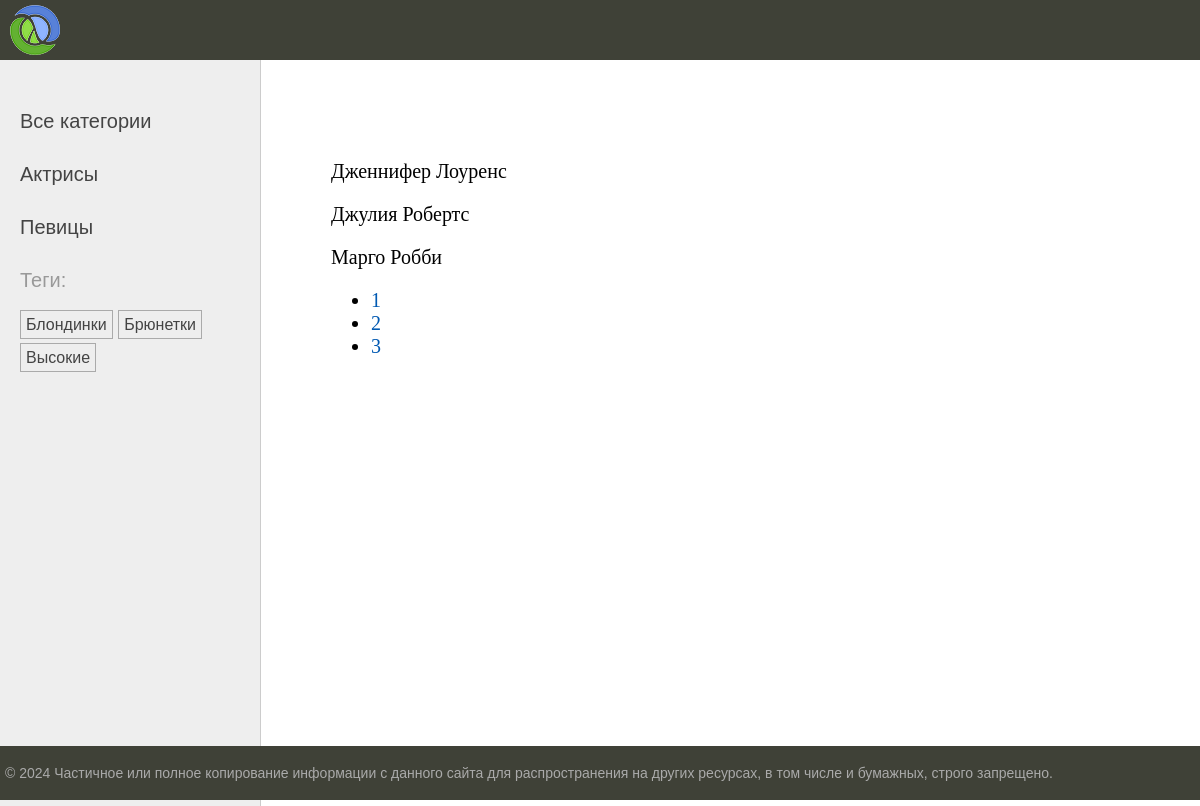
/about/?page=2, run on the app's committed database.
### women/models.py (models this page shows, shortened)
class Category(models.Model):
    name = models.CharField(max_length=100, db_index=True)
    slug = models.SlugField(max_length=255, unique=True)
    def get_absolute_url(self):
        return reverse("category", kwargs={"cat_slug": self.slug})
    class Meta:
        verbose_name = "Категория"
        verbose_name_plural = "Категории"
        db_table = 'category'

class TagPost(models.Model):
    tag = models.CharField(max_length=255, db_index=True)
    slug = models.SlugField(max_length=255, unique=True)
    def get_absolute_url(self):
        return reverse("tag", kwargs={"tag_slug": self.slug})
    class Meta:
        db_table = 'tag_post'

class Women(models.Model):
    class Status(models.IntegerChoices):
        DRAFT = 0, "Черновик"
        PUBLISHED = 1, "Опубликовано"
    title = models.CharField(max_length=255, verbose_name="Заголовок")
    slug = AutoSlugField(populate_from="title", slugify_function=slugify, verbose_name="Slug")
    content = models.TextField(blank=True, verbose_name="Текст статьи")
    time_create = models.DateTimeField(auto_now_add=True, verbose_name="Дата создания")
    time_update = models.DateTimeField(auto_now=True, verbose_name="Дата обновления")
    is_published = models.IntegerField(default=Status.DRAFT, choices=Status, verbose_name="Статус")
    cat = models.ForeignKey("Category", on_delete=models.PROTECT, related_name="posts", verbose_name="Категория")
    tags = models.ManyToManyField("TagPost", related_name="women", blank=True, verbose_name="Теги")
    husband = models.OneToOneField("Husband", on_delete=models.SET_NULL, null=True, blank=True, related_name="wife", verbose_name="Муж")
    photo = models.ImageField(upload_to="photos/%Y/%m/%d", default=None, blank=True, null=True, verbose_name="Фото")
    objects = models.Manager()
    published = PublishedManager()
    class Meta:
        verbose_name = "Известные женщины"
        verbose_name_plural = "Изветсные женщины"
        ordering = ['-time_create']
        indexes = [
            models.Index(fields=['-time_create']),
        ]
        db_table = 'women'

### women/views.py (the view)
# urls.py: path("about/", views.about, name="about"),
def about(request):
    contact_list = Women.published.all()
    paginator = Paginator(contact_list, 3)
    page_num =  request.GET.get("page")
    current_page = paginator.get_page(page_num)
    return render(request, "women/about.html", context={"title": "О сайте", "current_page": current_page})

### women/models.py (called while the page is built)
    def get_queryset(self):
        return super(PublishedManager, self).get_queryset().filter(is_published=Women.Status.PUBLISHED)

### women/templatetags/women_tags.py (called while the page is built)
@register.inclusion_tag("women/list_categories.html")
def show_categories(cat_selected=0):
    cats = Category.objects.annotate(total=Count("posts")).filter(posts__gt=0)
    return {"cats": cats, "cat_selected": cat_selected}

@register.inclusion_tag("women/list_tag.html")
def show_tags(post=None):
    if post:
        tags = post.tags.all()
    else:
        tags = TagPost.objects.annotate(total=Count("women")).filter(women__gt=0)
    return {"tags": tags}

### women/templates/women/about.html
{% extends "base.html" %}
{% block content %}
    {% for item in current_page %}
        <p>{{ item.title }}</p>
    {% endfor %}
    <nav>
        <ul>
            {% for page in current_page.paginator.page_range %}
                <li>
                    <a href="?page={{ page }}">{{ page }}</a>
                </li>
            {% endfor %}
        </ul>
    </nav>
{% endblock %}

### women/templates/women/list_categories.html
{% for cat in cats %}
{% if cat.id == cat_selected%}
        <li class="selected">{{cat.name}}</li>
{%else%}
        <li><a href="{{ cat.get_absolute_url }}">{{cat.name}}</a></li>
{%endif%}
{% endfor %}

### women/templates/women/list_tag.html
 {% if tags %}
    <p>Теги:</p>
        <ul class="tags-list">
            {% for tag in tags %}
                <li><a href="{{ tag.get_absolute_url }}">{{ tag.tag }}</a></li>
            {% endfor %}
        </ul>
{% endif %}

### women/static/women/css/styles.css (style rules this page uses)
html, body { font-family: 'Arial'; margin: 0; padding: 0; height: 100%; width: 100%; color: #444; }
a { color: #0059b2; text-decoration: none; }
.left-chapters ul { width: 230px; margin: 0; padding: 20px 10px 10px 20px; list-style: none; font-size: 20px; }
.left-chapters ul li { margin: 30px 0 0 0; color: #999; }
.left-chapters ul li a { color: #444; text-decoration: none; }
ul.tags-list { width: 100%; margin: 0; padding: 0; list-style: none; }
ul.tags-list li { margin: 0; padding: 0 0 10px; display: inline-block; }
ul.tags-list li a { padding: 5px; font-size: 16px; border: 1px solid #aaa; }

### data on the page
Category: name "Актрисы"
Category: name "Певицы"
TagPost: tag "Блондинки"
TagPost: tag "Брюнетки"
TagPost: tag "Высокие"
Women: title "Дженнифер Лоуренс"
Women: title "Джулия Робертс"
Women: title "Марго Робби"

### other printed values
{{ page }} "1" "2" "3"
